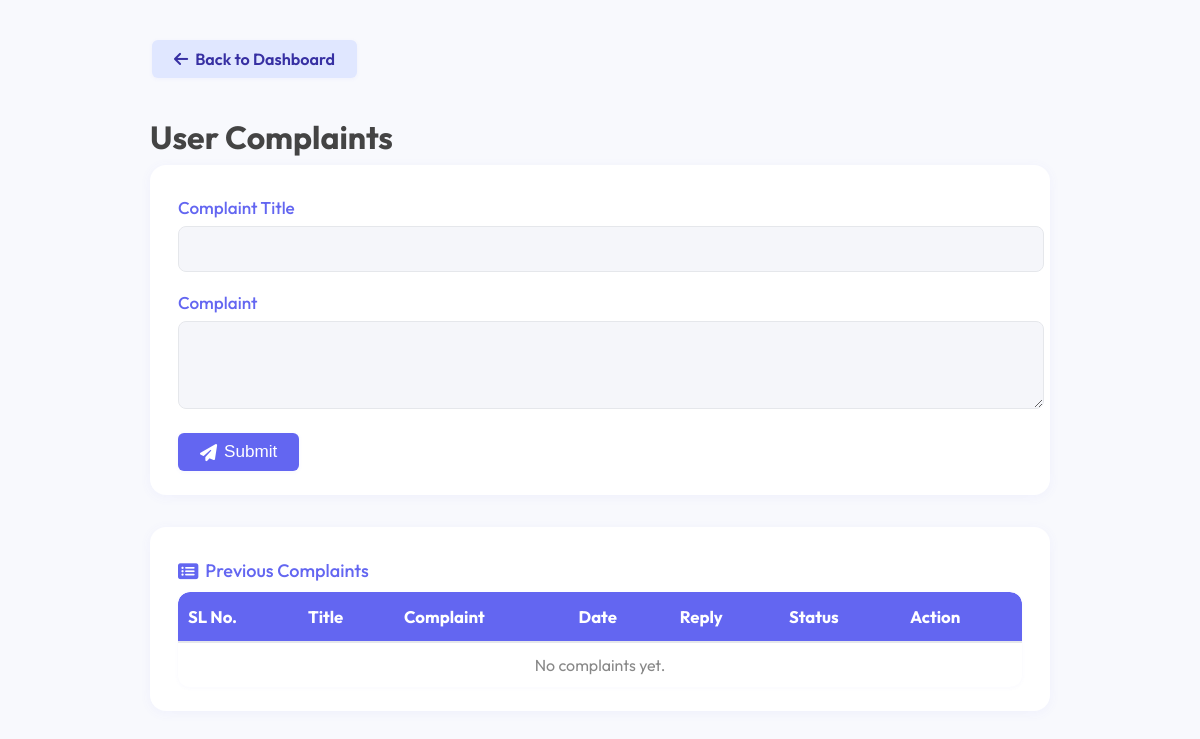
/User/complaint/, run on an earlier commit of the app's database.
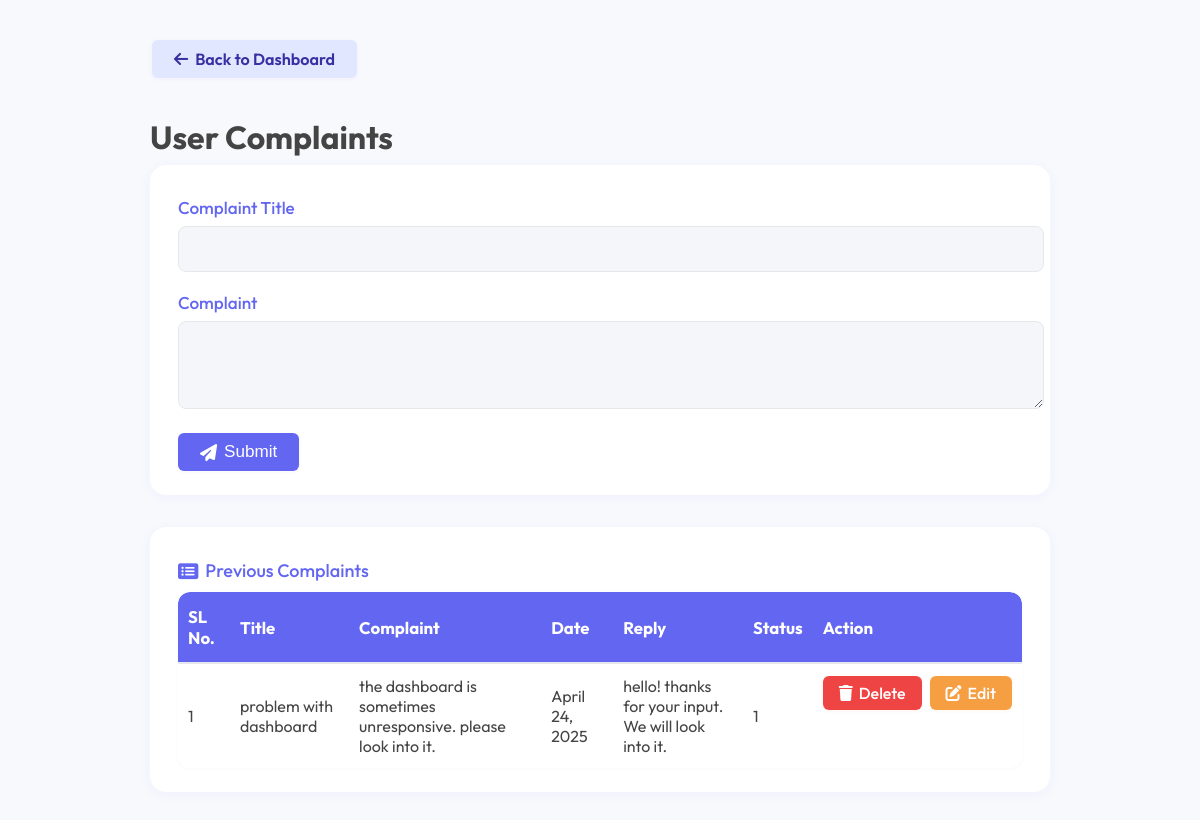
And on a later commit of the database.
### User/models.py (models this page shows)
class tbl_complaint(models.Model):
    complaint_title=models.CharField(max_length=30)
    complaint_content=models.CharField(max_length=1000)
    complaint_date=models.DateField(auto_now_add=True)
    complaint_reply=models.CharField(max_length=1000)
    complaint_reply_date=models.DateField(null=True)
    complaint_status=models.IntegerField(default=0)
    user_id=models.ForeignKey(tbl_user, on_delete=models.CASCADE)

### User/views.py (the view)
# urls.py: path('complaint/', views.Complaint, name='complaint'),
def Complaint(request):
    cp=tbl_complaint.objects.all()
    if request.method=="POST":
        complaintTitle=request.POST.get("txt_complaint_title")
        complaintContent=request.POST.get("txt_complaint_content")
        tbl_complaint.objects.create(complaint_title=complaintTitle,complaint_content=complaintContent,user_id=tbl_user.objects.get(id=request.session['u_id']))
        return redirect('User:complaint')
    else:
        return render(request,'User/complaint.html', {'comp':cp})

### User/templates/User/complaint.html (shortened to what this page needs)
{% load static %}
<!DOCTYPE html>
<html lang="en">
<head>
    <link rel="stylesheet" href="https://cdnjs.cloudflare.com/ajax/libs/font-awesome/6.4.0/css/all.min.css">
</head>
<body>
    <div class="container">
        <a href="{% url 'User:organizer_dashboard' %}" class="btn" style="margin-bottom: 18px; margin-left: 2px; background: #e0e7ff; color: #3730A3; font-weight: 600; font-size: 1.01em;"><i class="fa fa-arrow-left"></i> Back to Dashboard</a>
        <h1 style="margin-bottom: 8px;">User Complaints</h1>
        <div class="card complaint-card">
            <form method="POST">
                <div class="form-group">
                    <label for="txt_complaint_title" class="complaint-label">Complaint Title</label>
                    <input type="text" name="txt_complaint_title" id="txt_complaint_title" value="{{ editComplaint.complaint_title }}" required>
                </div>
                <div class="form-group">
                    <label for="txt_complaint_content" class="complaint-label">Complaint</label>
                    <textarea name="txt_complaint_content" id="txt_complaint_content" required>{{ editComplaint.complaint_content }}</textarea>
                </div>
                <button type="submit" class="btn submit-btn"><i class="fa fa-paper-plane"></i> Submit</button>
            </form>
        </div>
        <div class="card previous-complaints-card">
            <div class="subtitle"><i class="fa fa-list-alt"></i> Previous Complaints</div>
            <table class="complaint-table">
                <thead>
                    <tr>
                        <th>SL No.</th>
                        <th>Title</th>
                        <th>Complaint</th>
                        <th>Date</th>
                        <th>Reply</th>
                        <th>Status</th>
                        <th>Action</th>
                    </tr>
                </thead>
                <tbody>
                    {% for complaint in comp %}
                    <tr>
                        <td>{{ forloop.counter }}</td>
                        <td>{{ complaint.complaint_title }}</td>
                        <td>{{ complaint.complaint_content }}</td>
                        <td>{{ complaint.complaint_date }}</td>
                        <td>{{ complaint.complaint_reply }}</td>
                        <td>{{ complaint.complaint_status }}</td>
                        <td style="display: flex; gap: 8px;">
                            <a href="{% url 'User:deleteComplaint' complaint.id %}" class="delete-link"><i class="fa fa-trash"></i> Delete</a>
                            <a href="{% url 'User:editComplaint' complaint.id %}" class="edit-link"><i class="fa fa-edit"></i> Edit</a>
                        </td>
                    </tr>
                    {% empty %}
                    <tr>
                        <td colspan="7" style="text-align:center; color: #888;">No complaints yet.</td>
                    </tr>
                    {% endfor %}
                </tbody>
            </table>
        </div>
    </div>
</body>
</html>

What changed in the data, as far as the page shows it:
added tbl_complaint: complaint_title "problem with dashboard", complaint_content "the dashboard is sometimes unresponsive. please look into it.", complaint_date "April 24, 2025", complaint_reply "hello! thanks for your input. We will look into it.", complaint_status "1"
Also different on the page:
text no longer shown: "No complaints yet."
